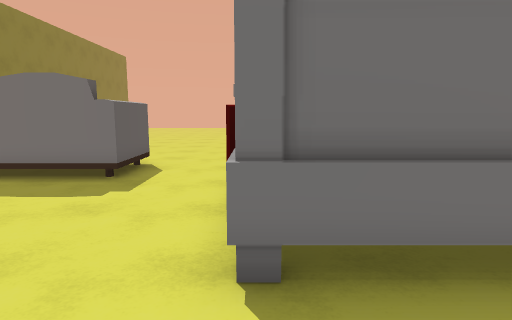
view 1 (above)

16 first-person views from a walk through a scene from a Unity 3-D project. The camera is 1.5 m above the floor, tilts 8° down and sees 75° across. The floor is counted in squares, 1 m on a side. Each view is taken from the middle of a square. On the plan, view 1 faces up. The plan holds only what a view shows up to about 15 squares ahead; the rest is blank. The player character is not drawn.

view 2
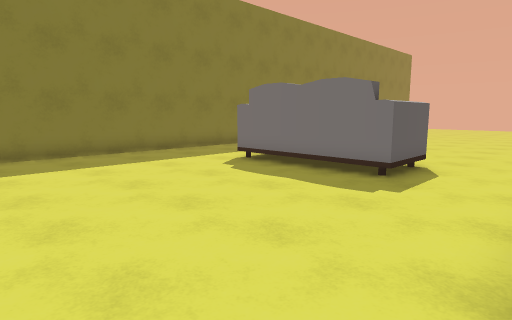

view 3
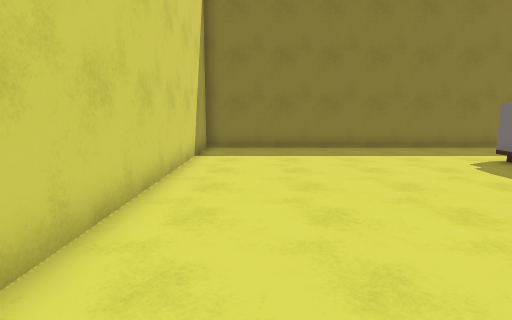

view 4
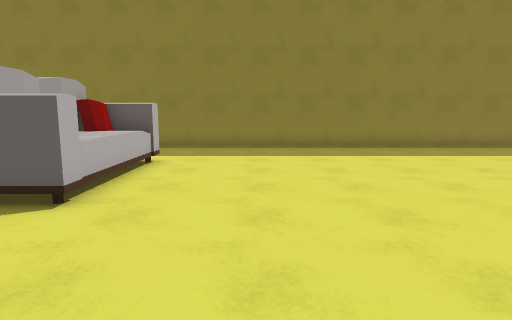

view 5
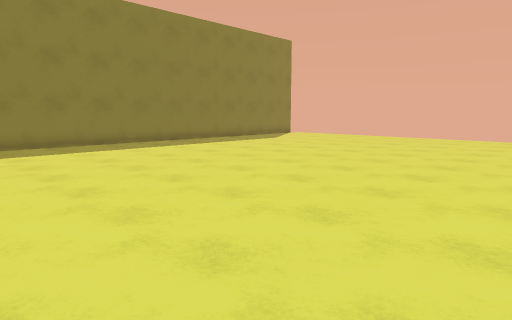

view 6
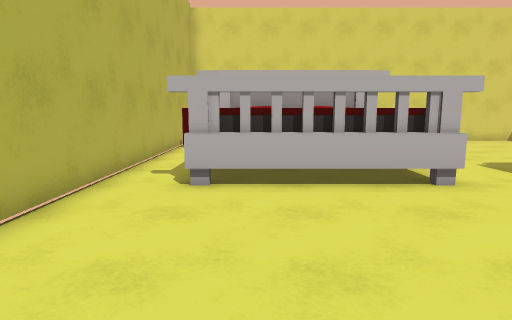

view 7
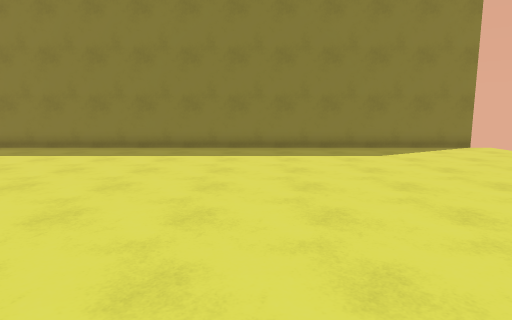

view 8
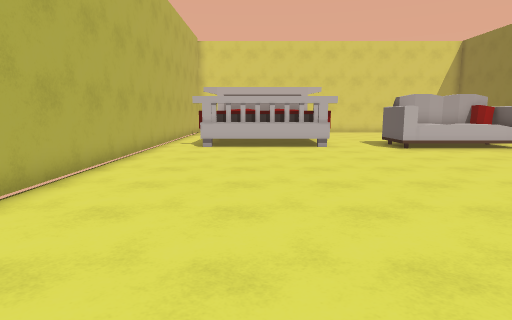

view 9
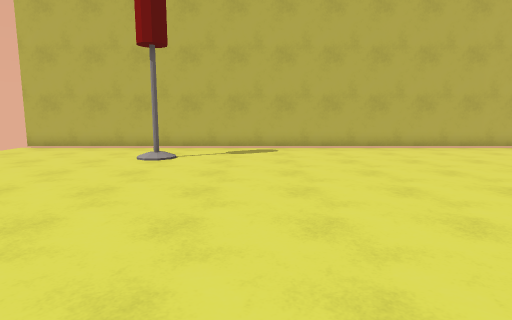

view 10
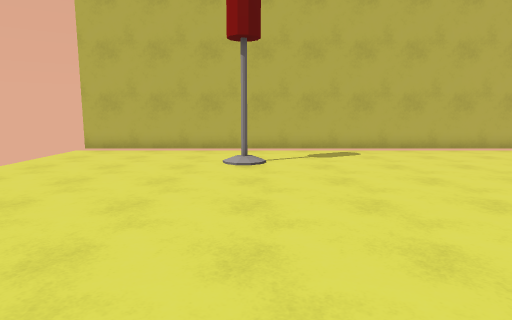

view 11
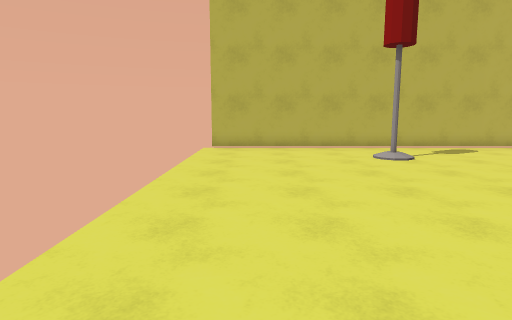

view 12
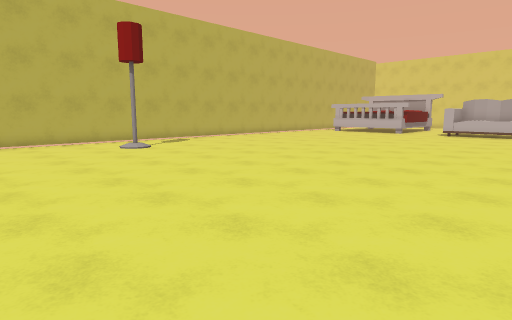

view 13
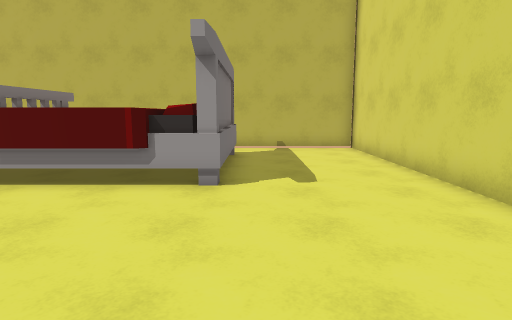

view 14
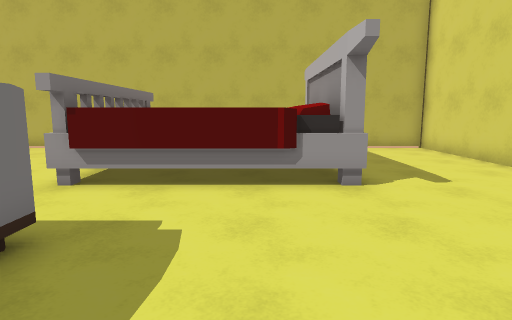

view 15
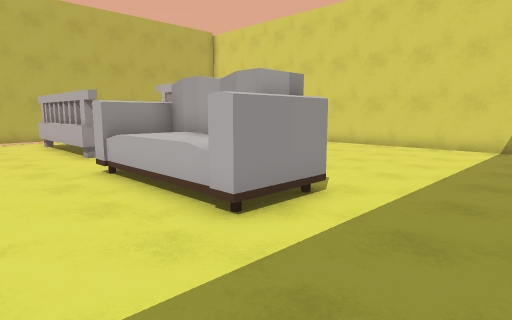

view 16
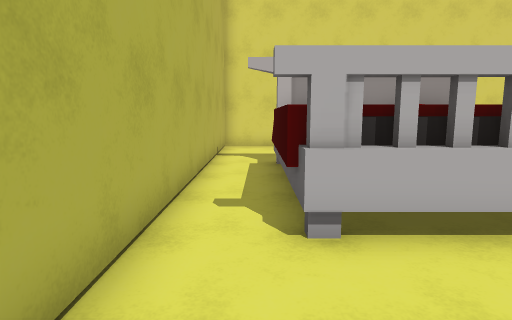

### Floor plan
Key: @ floor where view 1 was taken; # wall or solid block; x gap in a wall; . floor; L lamp; O other object.
Columns run from 13 left of view 1 to 8 right of it. Each row starts with its distance up from view 1.
 34  ...  ...............x
 33 #... ................#
 32 #....................#
 31 #....................#
 30 #....................#
 29 #....................#
 28 #................L...#
 27 #................L...#
 26 #....................#
 25 #....................#
 24 #....................#
 23 #....................#
 22 #....................#
 21 #....................#
 20 #....................#
 19 #....................#
 18 #....................#
 17 #....................#
 16 #....................#
 15 #....................#
 14 #....................#
 13 #....................#
 12 #....................#
 11 #....................#
 10 #....OOOOOO..........#
  9 #....OOOOOO..OOOOOO..#
  8 #....OOOOOO..O    O..#
  7 #............O    O..#
  6 #............O    O..#
  5 #............O    O..#
  4 #............OOO OO..#
  3 #............OOOOOO..#
  2 #....................#
  1 #....................#
  0 #............@.......#
 -1 #....................#
 -2 ######################

Positions as (right, up) in squares from view 1, and headings:
1: (0, 0), facing up
2: (0, 0), facing up-left
3: (2, 0), facing left
4: (2, 13), facing left
5: (4, 13), facing up-left
6: (4, 16), facing down
7: (2, 24), facing left
8: (3, 24), facing down
9: (-7, 24), facing right
10: (-6, 27), facing right
11: (-7, 32), facing right
12: (-10, 34), facing down-right
13: (-7, 2), facing right
14: (-7, 5), facing right
15: (-12, 13), facing down-right
16: (6, 13), facing down
